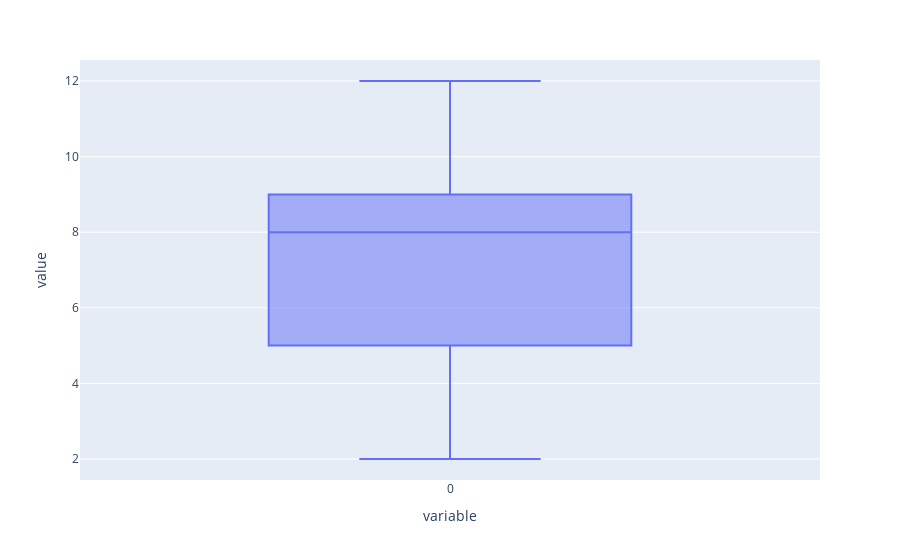

Write notebook code for a chart like this one.
### Code cell
import plotly.express as px
fig = px.box(data_set)
fig.show()

### Figure 1 — Plotly figure (JSON) as saved in the notebook; plotly's stock layout.template omitted (floating-point values rounded to 4 significant figures)
{"data": [{"alignmentgroup": "True", "hovertemplate": "variable=%{x}<br>value=%{y}<extra></extra>", "legendgroup": "", "marker": {"color": "#636efa"}, "name": "", "notched": false, "offsetgroup": "", "orientation": "v", "showlegend": false, "type": "box", "x": ["0", "0", "0", "0", "0", "0", "0", "0", "0", "0", "0", "0", "0", "0", "0", "0", "0", "0", "0", "0"], "x0": " ", "xaxis": "x", "y": [2, 2, 3, 4, 5, 5, 5, 6, 7, 8, 8, 8, 8, 8, 9, 9, 10, 11, 11, 12], "y0": " ", "yaxis": "y"}], "layout": {"boxmode": "group", "legend": {"tracegroupgap": 0}, "margin": {"t": 60}, "xaxis": {"anchor": "y", "domain": [0, 1], "title": {"text": "variable"}}, "yaxis": {"anchor": "x", "domain": [0, 1], "title": {"text": "value"}}}}
